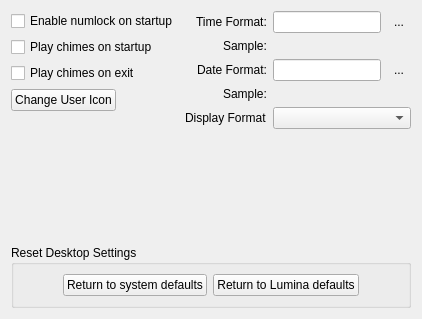
          <widget class="QWidget" name="tab">
           <attribute name="title">
            <string>General Options</string>
           </attribute>
           <layout class="QGridLayout" name="gridLayout">
            <item row="0" column="0">
             <layout class="QVBoxLayout" name="verticalLayout_4">
              <item>
               <widget class="QCheckBox" name="check_session_numlock">
                <property name="text">
                 <string>Enable numlock on startup</string>
                </property>
               </widget>
              </item>
              <item>
               <widget class="QCheckBox" name="check_session_playloginaudio">
                <property name="text">
                 <string>Play chimes on startup</string>
                </property>
               </widget>
              </item>
              <item>
               <widget class="QCheckBox" name="check_session_playlogoutaudio">
                <property name="text">
                 <string>Play chimes on exit</string>
                </property>
               </widget>
              </item>
              <item>
               <layout class="QHBoxLayout" name="horizontalLayout_14">
                <item>
                 <widget class="QPushButton" name="push_session_setUserIcon">
                  <property name="text">
                   <string>Change User Icon</string>
                  </property>
                  <property name="iconSize">
                   <size>
                    <width>32</width>
                    <height>32</height>
                   </size>
                  </property>
                 </widget>
                </item>
                <item>
                 <spacer name="horizontalSpacer_16">
                  <property name="orientation">
                   <enum>Qt::Horizontal</enum>
                  </property>
                  <property name="sizeHint" stdset="0">
                   <size>
                    <width>40</width>
                    <height>20</height>
                   </size>
                  </property>
                 </spacer>
                </item>
               </layout>
              </item>
             </layout>
            </item>
            <item row="6" column="0" colspan="2">
             <widget class="QGroupBox" name="groupBox_2">
              <property name="font">
               <font>
                <weight>50</weight>
                <bold>false</bold>
               </font>
              </property>
              <property name="title">
               <string>Reset Desktop Settings</string>
              </property>
              <layout class="QHBoxLayout" name="horizontalLayout_20">
               <item>
                <spacer name="horizontalSpacer_18">
                 <property name="orientation">
                  <enum>Qt::Horizontal</enum>
                 </property>
                 <property name="sizeHint" stdset="0">
                  <size>
                   <width>40</width>
                   <height>20</height>
                  </size>
                 </property>
                </spacer>
               </item>
               <item>
                <widget class="QPushButton" name="push_session_resetSysDefaults">
                 <property name="text">
                  <string>Return to system defaults</string>
                 </property>
                </widget>
               </item>
               <item>
                <widget class="QPushButton" name="push_session_resetLuminaDefaults">
                 <property name="text">
                  <string>Return to Lumina defaults</string>
                 </property>
                </widget>
               </item>
               <item>
                <spacer name="horizontalSpacer_17">
                 <property name="orientation">
                  <enum>Qt::Horizontal</enum>
                 </property>
                 <property name="sizeHint" stdset="0">
                  <size>
                   <width>40</width>
                   <height>20</height>
                  </size>
                 </property>
                </spacer>
               </item>
              </layout>
             </widget>
            </item>
            <item row="0" column="1" rowspan="2">
             <layout class="QFormLayout" name="formLayout_3">
              <property name="fieldGrowthPolicy">
               <enum>QFormLayout::AllNonFixedFieldsGrow</enum>
              </property>
              <property name="labelAlignment">
               <set>Qt::AlignRight|Qt::AlignTrailing|Qt::AlignVCenter</set>
              </property>
              <item row="0" column="0">
               <widget class="QLabel" name="label_24">
                <property name="text">
                 <string>Time Format:</string>
                </property>
               </widget>
              </item>
              <item row="0" column="1">
               <layout class="QHBoxLayout" name="horizontalLayout_3">
                <item>
                 <widget class="QLineEdit" name="line_session_time"/>
                </item>
                <item>
                 <widget class="QToolButton" name="tool_help_time">
                  <property name="toolTip">
                   <string>View format codes</string>
                  </property>
                  <property name="text">
                   <string notr="true">...</string>
                  </property>
                  <property name="autoRaise">
                   <bool>true</bool>
                  </property>
                 </widget>
                </item>
               </layout>
              </item>
              <item row="1" column="0">
               <widget class="QLabel" name="label_28">
                <property name="text">
                 <string>Sample:</string>
                </property>
               </widget>
              </item>
              <item row="1" column="1">
               <widget class="QLabel" name="label_session_timesample">
                <property name="text">
                 <string notr="true"/>
                </property>
                <property name="alignment">
                 <set>Qt::AlignCenter</set>
                </property>
               </widget>
              </item>
              <item row="2" column="0">
               <widget class="QLabel" name="label_25">
                <property name="text">
                 <string>Date Format:</string>
                </property>
               </widget>
              </item>
              <item row="2" column="1">
               <layout class="QHBoxLayout" name="horizontalLayout_21">
                <item>
                 <widget class="QLineEdit" name="line_session_date"/>
                </item>
                <item>
                 <widget class="QToolButton" name="tool_help_date">
                  <property name="toolTip">
                   <string>View format codes</string>
                  </property>
                  <property name="text">
                   <string notr="true">...</string>
                  </property>
                  <property name="autoRaise">
                   <bool>true</bool>
                  </property>
                 </widget>
                </item>
               </layout>
              </item>
              <item row="3" column="0">
               <widget class="QLabel" name="label_29">
                <property name="text">
                 <string>Sample:</string>
                </property>
                <property name="alignment">
                 <set>Qt::AlignLeading|Qt::AlignLeft|Qt::AlignVCenter</set>
                </property>
               </widget>
              </item>
              <item row="3" column="1">
               <widget class="QLabel" name="label_session_datesample">
                <property name="text">
                 <string notr="true"/>
                </property>
                <property name="alignment">
                 <set>Qt::AlignCenter</set>
                </property>
               </widget>
              </item>
              <item row="4" column="0">
               <widget class="QLabel" name="label_27">
                <property name="text">
                 <string>Display Format</string>
                </property>
               </widget>
              </item>
              <item row="4" column="1">
               <widget class="QComboBox" name="combo_session_datetimeorder"/>
              </item>
             </layout>
            </item>
            <item row="1" column="0">
             <spacer name="verticalSpacer_2">
              <property name="orientation">
               <enum>Qt::Vertical</enum>
              </property>
              <property name="sizeHint" stdset="0">
               <size>
                <width>20</width>
                <height>128</height>
               </size>
              </property>
             </spacer>
            </item>
           </layout>
          </widget>
